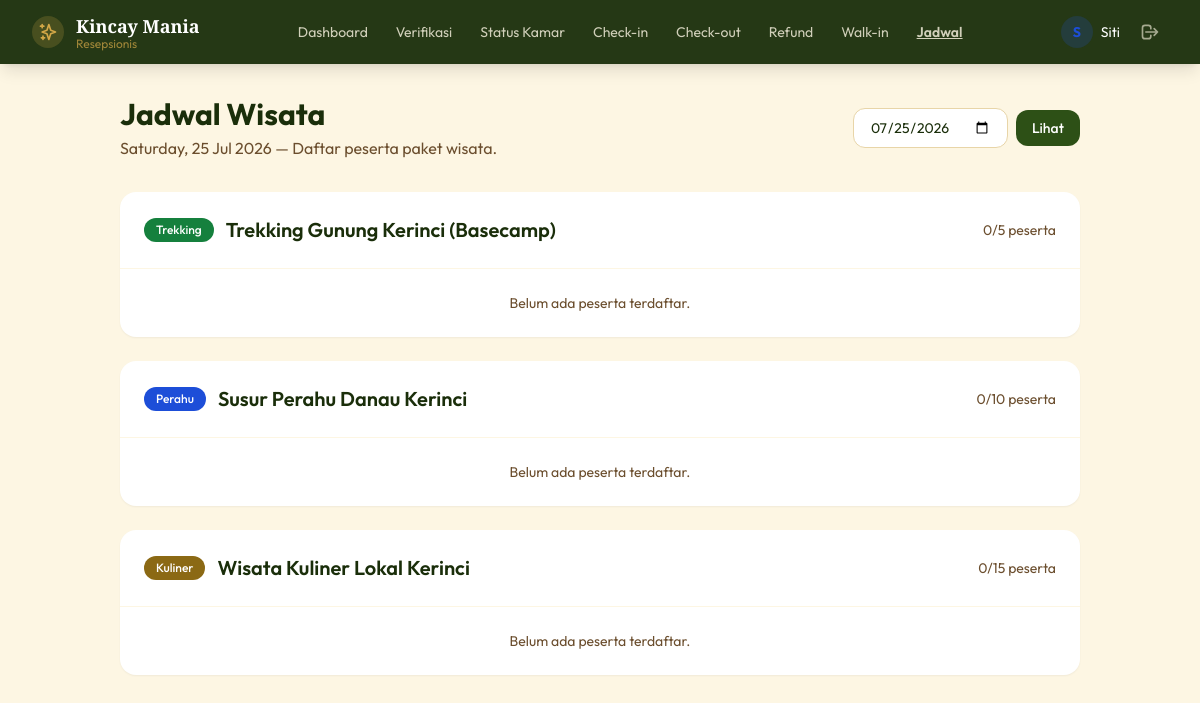
The app's page /resepsionis/jadwal_wisata.php?tanggal=2026-07-25 (signed in) with its own data.
### tables this page shows
CREATE TABLE jadwal_wisata (
  id INT AUTO_INCREMENT PRIMARY KEY,
  paket_wisata_id INT NOT NULL,
  tanggal DATE NOT NULL,
  kuota_maksimal INT NOT NULL,
  guide VARCHAR(150) NULL,
  FOREIGN KEY (paket_wisata_id) REFERENCES paket_wisata(id)
    ON UPDATE CASCADE ON DELETE CASCADE
);

CREATE TABLE paket_wisata (
  id INT AUTO_INCREMENT PRIMARY KEY,
  nama VARCHAR(150) NOT NULL,
  kategori ENUM('trekking','perahu','kuliner') NOT NULL,
  deskripsi TEXT,
  harga DECIMAL(12,2) NOT NULL,
  durasi VARCHAR(50) NULL,
  jam_mulai TIME NULL,
  titik_kumpul VARCHAR(150) NULL,
  termasuk TEXT NULL,
  foto VARCHAR(255),
  status ENUM('aktif','nonaktif') NOT NULL DEFAULT 'aktif'
);

### config/config.php (called while the page is built, shortened)
<?php
require_once __DIR__ . '/database.php';
function e($string) {
    return htmlspecialchars($string ?? '', ENT_QUOTES, 'UTF-8');
}

### config/database.php (called while the page is built, shortened)
<?php
function db(): PDO {
    static $pdo = null;
    if ($pdo === null) {
        $dsn = 'mysql:host=' . DB_HOST
             . ';dbname=' . DB_NAME
             . ';charset=' . DB_CHARSET;
        $options = [
            PDO::ATTR_ERRMODE            => PDO::ERRMODE_EXCEPTION,
            PDO::ATTR_DEFAULT_FETCH_MODE => PDO::FETCH_ASSOC,
            PDO::ATTR_EMULATE_PREPARES   => false,
        ];
        try {
            $pdo = new PDO($dsn, DB_USER, DB_PASS, $options);
        } catch (PDOException $e) {
            error_log('[DB Error] ' . $e->getMessage());
            http_response_code(503);
            die(<<<HTML
<!DOCTYPE html>
<html lang="id">
<head><meta charset="UTF-8"><title>Koneksi Database Gagal</title>
<style>body{font-family:sans-serif;display:flex;align-items:center;justify-content:center;min-height:100vh;background:#FDF6E3;margin:0;}
.box{text-align:center;padding:2rem;background:white;border-radius:1rem;box-shadow:0 4px 20px rgba(0,0,0,.1);max-width:400px;}
h1{color:#B91C1C;margin-bottom:.5rem;}p{color:#6B4E2E;}</style>
</head>
<body><div class="box">
<h1>⚠ Layanan Tidak Tersedia</h1>
<p>Tidak dapat terhubung ke database. Pastikan XAMPP (MySQL) sudah berjalan dan konfigurasi di <code>config/database.php</code> sudah benar.</p>
</div></body></html>
HTML);
        }
    }
    return $pdo;
}

### resepsionis/jadwal_wisata.php (the view, shortened to what this page needs)
<?php
require_once __DIR__ . '/../config/config.php';
$tanggal = $_GET['tanggal'] ?? date('Y-m-d');
$stmt = db()->prepare(
    'SELECT jw.id, jw.tanggal, jw.kuota_maksimal,
            pw.nama AS paket_nama, pw.kategori
     FROM jadwal_wisata jw
     JOIN paket_wisata pw ON pw.id = jw.paket_wisata_id
     WHERE jw.tanggal = ?
     ORDER BY pw.kategori, pw.nama'
);
$stmt->execute([$tanggal]);
$jadwalRows = $stmt->fetchAll();
$jadwalHariIni = [];
foreach ($jadwalRows as $j) {
    $stmtPeserta = db()->prepare(
        'SELECT bpw.jumlah_peserta,
                COALESCE(u.nama, b.nama_tamu) AS tamu_nama,
                COALESCE(u.no_hp, b.kontak_tamu) AS tamu_kontak
         FROM booking_paket_wisata bpw
         JOIN booking b ON b.id = bpw.booking_id
         LEFT JOIN users u ON u.id = b.user_id
         WHERE bpw.jadwal_wisata_id = ? AND b.status NOT IN (?, ?)
         ORDER BY b.created_at'
    );
    $stmtPeserta->execute([$j['id'], 'dibatalkan', 'ditolak']);
    $peserta = $stmtPeserta->fetchAll();
    $totalPeserta = array_sum(array_column($peserta, 'jumlah_peserta'));
    $j['peserta'] = $peserta;
    $j['total_peserta'] = $totalPeserta;
    $jadwalHariIni[] = $j;
}
$kategoriColors = ['trekking' => 'bg-success text-white', 'perahu' => 'bg-info text-white', 'kuliner' => 'bg-secondary text-white'];
include __DIR__ . '/../includes/header.php';
include __DIR__ . '/../includes/navbar_resepsionis.php';
?>
    <section class="pt-24 pb-16 bg-cream min-h-screen">
        <div class="max-w-5xl mx-auto px-4 sm:px-6 lg:px-8">
            <div class="flex flex-col sm:flex-row sm:items-center sm:justify-between gap-4 mb-8">
                <div>
                    <h1 class="font-sans text-3xl text-dark font-bold">Jadwal Wisata</h1>
                    <p class="text-earth mt-1"><?= date('l, d M Y', strtotime($tanggal)) ?> — Daftar peserta paket wisata.</p>
                </div>
                <form class="flex items-center gap-2">
                    <input type="date" name="tanggal" value="<?= e($tanggal) ?>" class="px-4 py-2 bg-white border border-cream-darker rounded-xl text-sm text-dark focus:border-primary transition-colors">
                    <button type="submit" class="px-4 py-2 bg-primary text-white text-sm font-medium rounded-xl hover:bg-primary-light transition-colors">Lihat</button>
                </form>
            </div>
            <?php if (empty($jadwalHariIni)): ?>
            <div class="bg-white rounded-2xl p-12 shadow-sm text-center"><p class="text-earth">Tidak ada jadwal wisata untuk tanggal ini.</p></div>
            <?php else: ?>
            <div class="space-y-6">
                <?php foreach ($jadwalHariIni as $j): ?>
                <div class="bg-white rounded-2xl shadow-sm overflow-hidden">
                    <div class="p-6 border-b border-cream">
                        <div class="flex items-center justify-between">
                            <div class="flex items-center gap-3">
                                <span class="px-3 py-1 <?= $kategoriColors[$j['kategori']] ?? 'bg-earth text-white' ?> text-xs font-medium rounded-full"><?= ucfirst(e($j['kategori'])) ?></span>
                                <h2 class="font-sans text-xl font-semibold text-dark"><?= e($j['paket_nama']) ?></h2>
                            </div>
                            <span class="text-sm text-earth"><?= $j['total_peserta'] ?>/<?= $j['kuota_maksimal'] ?> peserta</span>
                        </div>
                    </div>
                    <?php if (empty($j['peserta'])): ?>
                    <div class="p-6 text-center text-sm text-earth">Belum ada peserta terdaftar.</div>
                    <?php endif; ?>
                </div>
                <?php endforeach; ?>
            </div>
            <?php endif; ?>
        </div>
    </section>
<?php include __DIR__ . '/../includes/footer.php'; ?>

### records on screen
jadwal_wisata: paket_wisata.kategori "Trekking", paket_wisata.nama "Trekking Gunung Kerinci (Basecamp)", total_peserta "0", kuota_maksimal "5"
jadwal_wisata: paket_wisata.kategori "Perahu", paket_wisata.nama "Susur Perahu Danau Kerinci", total_peserta "0", kuota_maksimal "10"
jadwal_wisata: paket_wisata.kategori "Kuliner", paket_wisata.nama "Wisata Kuliner Lokal Kerinci", total_peserta "0", kuota_maksimal "15"
